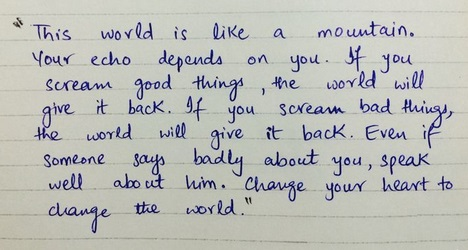
#> input picture 9.jpg, 468 x 250 px
$ python que3.py   (older library calls are emulated)
#> lines starting #> are read from the running program, lines starting #| are printed output that depends on the picture; after the words box and inside, x2 and y2 are one past the last pixel; in counts of white or black regions, pixels touching at a corner belong together
#!/usr/bin/env python3
# -*- coding: utf-8 -*-
"""
Created on Mon Oct 30 12:28:30 2023

@author: bmiit202006100110086
"""


import cv2
import numpy as np
import matplotlib.pyplot as plt

img=cv2.imread("9.jpg",0)
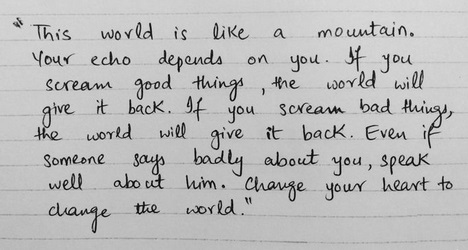
#> img: shape (250, 468); min 0, max 231, mean 187

#structur element for detect words
kernel=np.ones((1,1),np.uint8)
otsu_threshold, image_result = cv2.threshold(img, 200, 255, cv2.THRESH_BINARY + cv2.THRESH_OTSU,)
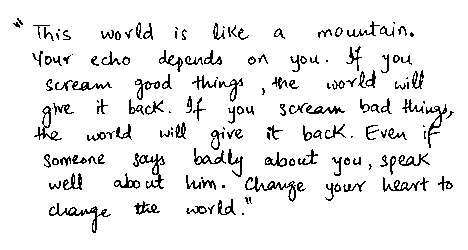
#> image_result: shape (250, 468); 92.5% white; black in thin lines or dots, all inside (x1, y1, x2, y2) = (13, 18, 454, 233)
#> otsu_threshold = 131

invert = cv2.bitwise_not(image_result)
opening = cv2.morphologyEx(img, cv2.MORPH_OPEN, kernel)
cv2.imshow("orignal",img)
#6u tapadva mate object
lines=cv2.erode(invert, kernel)

kernel1=np.ones((6,6),np.uint8)
dailate=cv2.dilate(lines, kernel1)
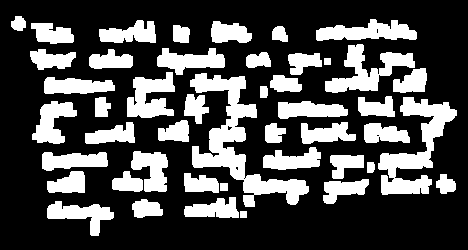
#> dailate: shape (250, 468); 29.5% white; 46 white regions, largest, box (x1, y1, x2, y2) and area: (190, 73, 309, 207) 4304, (378, 97, 457, 195) 2979, (325, 44, 415, 93) 1795


#connected componets
totallabel,labels,stats,centrois=cv2.connectedComponentsWithStats(dailate, 8, cv2.CV_32S)
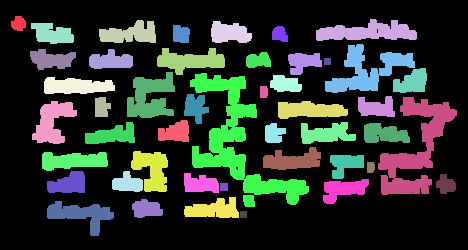
#> labels: shape (250, 468) int32; 47 distinct labels, from 0 to 46; one colour per label, 0 black
#> totallabel = 47; stats = 47 rows, first 6: [0, 0, 468, 250, 82490], [11, 16, 15, 15, 172], [316, 19, 101, 22, 1376], [99, 20, 57, 23, 871], [211, 21, 41, 22, 679], [31, 23, 43, 21, 647]; centrois = 47 pairs, first value 18.23 to 445.4, second value 23.24 to 214

#applye color for diffrent objects
colors=np.random.randint(0,255,size=(totallabel,3),dtype=np.uint8)
#> colors = 47 rows, first 8: [172, 10, 127], [140, 47, 170], [196, 151, 117], [166, 22, 183], [192, 204, 33], [216, 67, 179], [78, 154, 251], [82, 162, 219]

#backgound is black
colors[0]=[0,0,0]
#applye a color for labels
colors_componet=colors[labels]
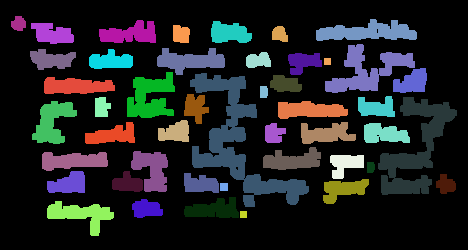
#> colors_componet: shape (250, 468, 3); mean of channels 0, 1, 2 36.1, 34, 32.2; drawn as B, G, R

print("total words=",totallabel-1)
#| total words= 46


cv2.imshow("orijnal", img)
cv2.imshow("erosion",lines)
cv2.imshow("color img", colors_componet)
cv2.imshow("dailation", dailate)


cv2.waitKey()
cv2.destroyAllWindows()

$ run again, with 10.jpg copied over 9.jpg
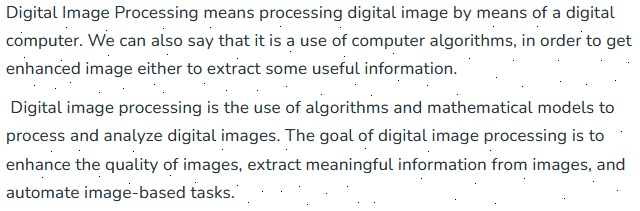
#> input picture 10.jpg, 640 x 211 px
#> image_result: shape (211, 640); 91% white; black in thin lines or dots
#> otsu_threshold = 170
#> invert: shape (211, 640); 9% white in thin lines or dots
#> dailate: shape (211, 640); 40.2% white; 130 white regions, largest, box (x1, y1, x2, y2) and area: (331, 32, 519, 52) 2606, (318, 127, 430, 147) 1632, (426, 99, 536, 116) 1521
#> `totallabel,labels,stats,centrois=cv2.connectedComponentsWithStats(dail..`:
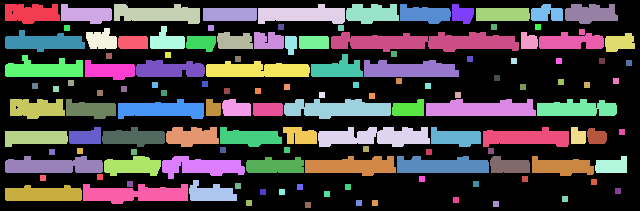
#> labels: shape (211, 640) int32; 131 distinct labels, from 0 to 130; one colour per label, 0 black
#> totallabel = 131; stats = 131 rows, first 6: [0, 0, 640, 211, 80792], [5, 4, 55, 20, 878], [61, 4, 51, 20, 724], [114, 4, 86, 20, 1219], [258, 4, 87, 20, 1214], [346, 4, 53, 20, 817]; centrois = 131 pairs, first value 30.78 to 628.5, second value 12.98 to 204.5
#> colors = 131 rows, first 8: [172, 10, 127], [140, 47, 170], [196, 151, 117], [166, 22, 183], [192, 204, 33], [216, 67, 179], [78, 154, 251], [82, 162, 219]
#> `colors_componet=colors[labels]`:
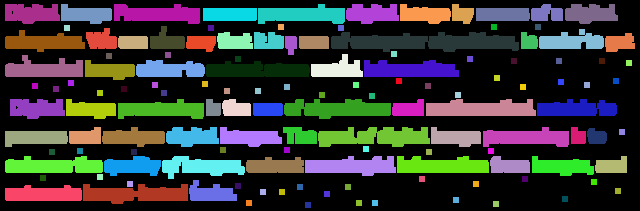
#> colors_componet: shape (211, 640, 3); mean of channels 0, 1, 2 51.7, 52.5, 51.1; drawn as B, G, R
#| total words= 130
